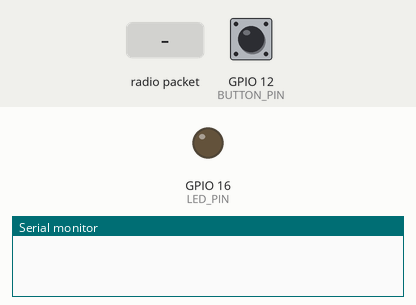
Recording of a sketch running on a simulated ESP8266 (NodeMCU). On the bench: output pins drawn as LEDs (lit = HIGH), the last lines printed to the serial monitor. The test bench sets the inputs (shaded band); at power-on: GPIO 12 (BUTTON_PIN) HIGH.

Above: at 1.2 s.
1.3 s: radio packet "LED_ON" arrives
At 2.1 s:
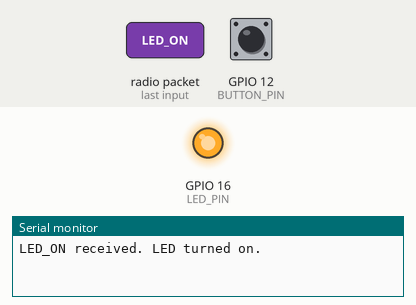
4.4 s: radio packet "LED_OFF" arrives
At 5.7 s:
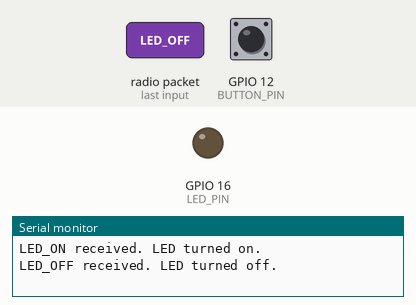
Timing chart, 0 to 7.4 s (numbered marks = the images above; inputs shaded):
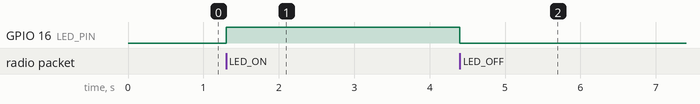

Measured:
- after the input at 1.3 s, GPIO 16 (LED_PIN): LOW → HIGH at once
- after the input at 4.4 s, GPIO 16 (LED_PIN): HIGH → LOW at once

The sketch:

handset.ino
```cpp
#include <ESP8266WiFi.h>
#include <espnow.h>

// ピンの設定
#define BUTTON_PIN 12 // ボタン
#define LED_PIN 16    // LED

// グローバル変数
bool isLEDOn = false; // LED状態
int delaytime = 250;

void setup() {
  Serial.begin(115200);
  pinMode(BUTTON_PIN, INPUT_PULLUP);
  pinMode(LED_PIN, OUTPUT);
  digitalWrite(LED_PIN, LOW); // 初期状態でLEDを消灯

  WiFi.mode(WIFI_STA); // ステーションモードに設定

  // ESP-NOWの初期化とエラーチェック
  if (esp_now_init() != 0) {
    Serial.println("ESP-NOW Initialization Failed");
    return;
  }

  esp_now_set_self_role(ESP_NOW_ROLE_SLAVE);
  esp_now_register_recv_cb(onReceive); // 受信コールバックを登録
}

// ボタンが押されたときにメッセージをブロードキャスト送信
void onButtonPress() {
  uint8_t broadcastAddress[6] = {0xFF, 0xFF, 0xFF, 0xFF, 0xFF, 0xFF};
  esp_now_send(broadcastAddress, (uint8_t*)"PRESSED", strlen("PRESSED"));
  Serial.println("Sent: PRESSED");
}

// 親機からの信号を受信
void onReceive(uint8_t* macAddr, uint8_t* data, uint8_t len) {
  String message = "";
  for (int i = 0; i < len; i++) {
    message += (char)data[i];
  }

  // 受信メッセージに応じた処理
  if (message == "LED_ON") {
    digitalWrite(LED_PIN, HIGH);
    isLEDOn = true;
    Serial.println("LED_ON received. LED turned on.");
  } else if (message == "LED_OFF") {
    digitalWrite(LED_PIN, LOW);
    isLEDOn = false;
    Serial.println("LED_OFF received. LED turned off.");
  }
}

void loop() {
  if (digitalRead(BUTTON_PIN) == LOW) {
    onButtonPress();
    delay(delaytime);
  }
}
```
